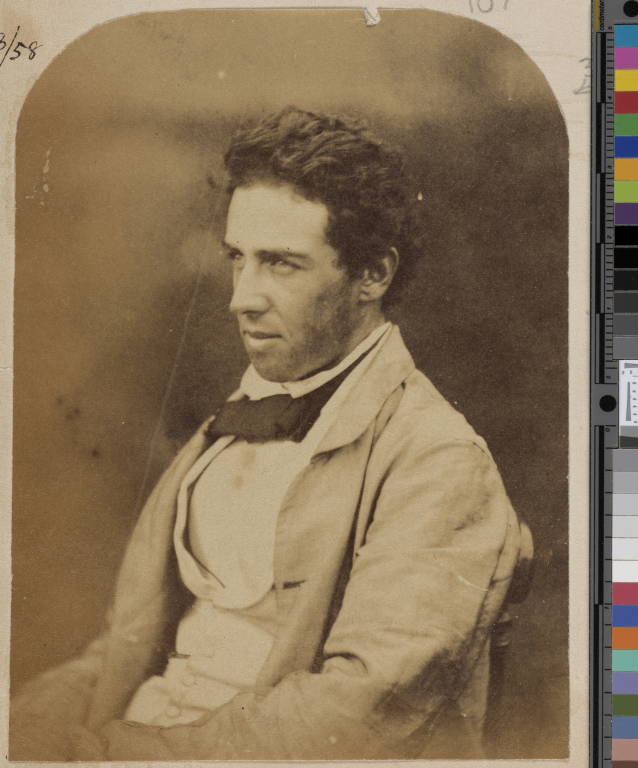
#> input picture lab/curvelf/lf02_price/src/arch/jevons.jpg, 1276 x 1536 px (shown at 1/2 size); its folder holds only this picture in this run
$ python -i look.py   (imports and definitions only)
#> lines starting #> are read from the running program, lines starting #| are printed output that depends on the picture
### lab/engine/__init__.py
"""The Curve's episode engine: everything an episode needs except its script and its scenes, so a new episode (or a
new channel) is two files, not a new pipeline. Pulled out of EP03 (lab/ep03s), which stays as it was shipped.

    lab/<ep>/script.py   LINES (id, text, say, card, air, cut, floor), FLOORS, SOURCES
    lab/<ep>/scenes.py   frame(c, t): the line art, keyed to line ids through engine.tl (and optional TRAILS, GLINTS)
    lab/<ep>/film.py     the settings (title, music marks, shorts) and engine.film.main(...)

    python3 film.py voice          # George from the ElevenLabs cache (or the API) -> build/lines.json, voice.wav
    python3 film.py lines 3 9.5    # quick line-art stills (no characters)
    python3 film.py still 3 9.5    # stills in the finished look + a contact sheet
    python3 film.py render 4       # the caption-free picture in 4 parallel slices (the feed for the shorts too)
    python3 film.py parts 8 0 4    # or in resumable waves (each its own job, under the cloud's ~30-minute limit):
    python3 film.py parts 8 4 8    #   slices 0-3, then 4-7 (finished slices are kept), then
    python3 film.py join 8         #   join them into the feed
    python3 film.py sound          # sound events, the score, the mix
    python3 film.py master         # captions over the picture + the mix -> build/<ep>.mp4
    python3 film.py shorts         # the vertical cuts -> build/shorts/*.mp4 + kit.json
    python3 film.py all 4          # voice (if needed), render, sound, master, shorts

  tl        the timeline (lines.json by id, word times), sound events, the label queue
  draw      line-art primitives: formations, morphs, chrome numbers, Big Macs, coins, figures
  look      the ASCII look: lines -> characters with true strokes, one focus, a soft glow, crisp typed labels
  captions  the 16:9 captions, word by word from George's timings
  voice     the voice build for any episode directory
  score     Mainframe (or any bed) re-cut to the film's sections
  mix       voice on top, music ducked under it, the picture's detail sounds, mastered to -14 LUFS
  shorts    9:16 cuts with hooks and big captions
  film      the command line above
"""
import os
import sys

HERE = os.path.dirname(os.path.abspath(__file__))
LAB = os.path.abspath(os.path.join(HERE, ".."))
V6 = os.path.abspath(os.path.join(LAB, "..", "a01_v6"))
for _p in (os.path.join(LAB, "voice"), os.path.join(LAB, "tools"), os.path.join(LAB, "sfx"), os.path.join(LAB, "music"), LAB, V6):
    if _p not in sys.path:
        sys.path.insert(0, _p)
os.environ.setdefault("A01V6_FONTS", os.path.join(V6, "fonts"))

### a01_v6/mograph.py
"""A01 v6 mockup: "Chrome & Marl". Calm, clean motion graphics (skia, 1080p30).

Principles: the camera barely moves; the *elements* move. Lines form things (Tron-style), then flow
into the next form (morphs) instead of cutting. Heathered marl ground, chrome hero type, turquoise
as the one accent, emerald only for gains. Every number gets several everyday perspectives.

    python3 mograph.py            # renders $A01V6_BUILD/mockup_silent.mp4 (+ events.json for the SFX)
    python3 mograph.py --still 20 # one frame at 20 s -> still_20.png
"""
import json
import math
import os
import random
import subprocess
import sys

import numpy as np
import skia

W, H, FPS = 1920, 1080, 30
DUR = 55.5
HERE = os.path.dirname(os.path.abspath(__file__))
FONTS = os.environ.get("A01V6_FONTS", os.path.join(HERE, "fonts"))
BUILD = os.environ.get("A01V6_BUILD", os.path.join(HERE, "build"))

# ---------------------------------------------------------------- tokens
def hexc(h, a=1.0):
    h = h.lstrip("#")
    return skia.Color4f(int(h[0:2], 16) / 255, int(h[2:4], 16) / 255, int(h[4:6], 16) / 255, a)


DARK, SLATE = (20, 22, 26), (27, 30, 35)          # graphite for forming, slate (with a dot grid) for explaining
ON_DARK, ON_DARK_MID, ON_DARK_SOFT = "#E9EBEE", "#C9CED6", "#8A919C"
LINE_DIM, CELL = "#3B424C", "#9AA2AD"
PANEL = ("#2A2F36", "#1F2329")                     # dark glass cards and tiles, top to bottom
TURQ, TURQ_GLOW, EMERALD = "#12B8AC", "#3FE6D8", "#12A36E"
CHROME = ["#FFFFFF", "#E4E8EC", "#A7AFBA", "#1F242B", "#5E6772", "#9FE9E2", "#EEF2F5", "#FFFFFF"]
CHROME_POS = [0.0, 0.18, 0.44, 0.50, 0.58, 0.74, 0.9, 1.0]

_TF = {}


def font(name, size):
    if name not in _TF:
        _TF[name] = skia.Typeface.MakeFromFile(os.path.join(FONTS, name + ".ttf"))
    f = skia.Font(_TF[name], size)
    f.setSubpixel(True)
    f.setEdging(skia.Font.Edging.kAntiAlias)
    return f


DISPLAY, BODY, BODY_M, MONO, MONO_M = "Michroma-400", "InterTight-400", "InterTight-500", "IBMPlexMono-400", "IBMPlexMono-500"

# ---------------------------------------------------------------- timing helpers
def clamp(x, a=0.0, b=1.0):
    return a if x < a else b if x > b else x


def seg(t, a, b):
    return clamp((t - a) / (b - a)) if b > a else float(t >= a)


# [12 lines left out: function ease, not called in this run]


def lerp(a, b, t):
    return a + (b - a) * t


EVENTS = []          # (time, kind) for the sound design; collected on the first pass only
_EV_ON = [False]


# [4 lines left out: function ev, not called in this run]


def scr_x(c, x, y=0.0):
    """Where a local point lands on screen (to pan sounds made inside transformed layers)."""
    return c.getTotalMatrix().mapXY(float(x), float(y)).x()


# scene-level sound cues (independent of what happens to be drawn on the exact frame)
CUES = [(0.2, "whoosh"), (3.4, "chime"), (4.2, "chime"), (6.2, "morph"), (11.5, "morph"), (12.6, "shimmer"),
        (14.3, "thum"), (23.2, "thock"), (29.0, "thock"), (33.4, "thock"), (42.5, "thock"), (42.6, "pierce"),
        (43.6, "decode"), (44.4, "shimmer"), (46.2, "whoosh"), (52.6, "zoom"), (52.6, "tunnel")] + [(6.9 + i / 12, "count") for i in range(11)]


# ---------------------------------------------------------------- paints
# [65 lines left out: functions stroke, fill, chrome_paint, panel_paint, glass, marl and 1 more, not called in this run]


# ---------------------------------------------------------------- geometry helpers
def poly_len(pts):
    d = np.diff(pts, axis=0)
    return np.concatenate([[0], np.cumsum(np.hypot(d[:, 0], d[:, 1]))])


# [21 lines left out: function draw_poly, not called in this run]


def arc(cx, cy, r, a0, a1, n=48):
    a = np.linspace(math.radians(a0), math.radians(a1), n)
    return np.column_stack([cx + r * np.cos(a), cy + r * np.sin(a)])


# [67 lines left out: functions rrect_pts, resample, glyph_polys, text_path, not called in this run]


def text_w(text, fnt):
    return fnt.measureText(text)


# ---------------------------------------------------------------- building blocks
ASCII = "01#%&*+=-:.<>/\\|~^"


# [133 lines left out: functions decode, type_on, counter, dimension, grid100, icon_polys and 1 more, not called in this run]


# ---------------------------------------------------------------- the Tron formation (3D line work)
def core_edges():
    """An intricate 'model core': an outer cube, an inner cube and the struts between them."""
    V = np.array([[x, y, z] for x in (-1, 1) for y in (-1, 1) for z in (-1, 1)], float)
    E = [(i, j) for i in range(8) for j in range(i + 1, 8) if np.sum(np.abs(V[i] - V[j])) == 2]
    edges = [(V[i], V[j]) for i, j in E]
    edges += [(V[i] * 0.45, V[j] * 0.45) for i, j in E]
    edges += [(V[i] * 0.45, V[i]) for i in range(8)]
    ring = [(np.array([math.cos(a), 0, math.sin(a)]) * 1.55, np.array([math.cos(b), 0, math.sin(b)]) * 1.55)
            for a, b in zip(np.linspace(0, 2 * math.pi, 24, endpoint=False), np.linspace(0, 2 * math.pi, 24, endpoint=False) + 2 * math.pi / 24)]
    return edges + ring


CORE = core_edges()


# [7 lines left out: function project, not called in this run]


def core_segments(cx, cy, s, ry):
    return np.array([[project(a, cx, cy, s, ry), project(b, cx, cy, s, ry)] for a, b in CORE])


# [52 lines left out: functions draw_formation, draw_segments, bar_segments, polys_to_segments, not called in this run]


def morph(a, b, k):
    return a + (b - a) * ease(k)


# ---------------------------------------------------------------- CDE board motifs
# [32 lines left out: functions brackets, crosshair, callout, not called in this run]


VP = (960, 300)


# [32 lines left out: function ground_grid, not called in this run]


# the ridgeline data landscape (board: the white line mountains, point-cloud terrain)
TER_X0, TER_X1, TER_N, TER_P = 300, 1620, 40, 180
PEAKS = ((780, 52.3), (1150, 66.4))
TER_SCALE, TER_BACK, TER_FRONT, TER_ROW = 5.0, 350, 850, 0.74
_TER = {}


# [95 lines left out: functions terrain_lines, draw_terrain, pin, particle_ring, not called in this run]


_HT = {}


# [48 lines left out: functions halftone, draw_halftone, iso_affine, not called in this run]


def lerp_affine(A, B, k):
    return tuple(lerp(p, q, k) for p, q in zip(A, B))


def as_matrix(A):
    return skia.Matrix.MakeAll(A[0], A[1], A[2], A[3], A[4], A[5], 0, 0, 1)


# [8 lines left out: function ring_tunnel, not called in this run]


# ---------------------------------------------------------------- scenes
N_MORPH = 132
BAR_L = (700, 830, 52.3 * 7, 130)
BAR_R = (1090, 830, 66.4 * 7, 130)


def scene_dark_base(c, t, ground):
    c.drawImage(ground["dark"], 0, 0)


# [38 lines left out: function sc1, not called in this run]


def core_final(i, t):
    cx = (680, 1240)[i]
    return core_segments(cx, 470, 120, 0.5 + 0.12 * t + i * 0.7)


def bars(i):
    x, base, h, wd = (BAR_L, BAR_R)[i]
    return bar_segments(x, base, h, wd, N_MORPH // 2)


# [28 lines left out: functions sc2, fourteen_polys, not called in this run]


F14_POLYS, F14_PATH = None, None


# [93 lines left out: functions spectral_line, chrome_14, sc3, not called in this run]


CARDS = [
    dict(tag="IF YOU'RE AT UNI", icon="cap", metric=("2:2", "2:1"), sub="DEGREE CLASS", cap="The line most graduate jobs draw.",
         t0=15.3, t_a=17.9, t_b=18.6, t_cap=19.7, grid=(52, 14), mode="fill"),
    dict(tag="IF YOU GAME", icon="pad", metric=("1 IN 2", "2 IN 3"), sub="WIN RATE", cap="A coin flip becomes two wins in three.",
         t0=22.4, t_a=23.7, t_b=26.0, t_cap=26.3, grid=(52, 14), mode="fill"),
    dict(tag="IF YOU RUN A BUSINESS", icon="shop", metric=("48", "34"), sub="MISTAKES PER 100 JOBS", cap="Almost a third fewer things to fix.",
         t0=28.2, t_a=29.6, t_b=30.3, t_cap=30.8, grid=(48, 14), mode="remove"),
    dict(tag="IF YOUR TIME IS MONEY", icon="clock", metric=("", "+7 HRS"), sub="14 FEWER DO-OVERS × 30 MIN", cap="A full working day, back.",
         t0=32.6, t_a=34.4, t_b=39.8, t_cap=40.2, grid=(52, 14), mode="fill"),
]
CARD_W, CARD_H = 820, 380
SHELF_S, SHELF_Y = 0.34, 846
SHELF_X0 = (W - (4 * CARD_W * SHELF_S + 3 * 34)) / 2


# [19 lines left out: functions card_rect, arrow, not called in this run]


GRID_X, GRID_Y, GRID_S = CARD_W - 270, 70, 230


# [44 lines left out: functions card_body, draw_card, not called in this run]


def sc4(c, t):
    for i in range(4):
        draw_card(c, i, t)


STACK_C, STACK_S, STACK_DZ = (960, 760), 0.6, 128
LAYER_LAB = ["UNI  ·  2:2 → 2:1", "GAME  ·  1 IN 2 → 2 IN 3", "BUSINESS  ·  48 → 34 MISTAKES", "TIME  ·  +7 HOURS"]


# [53 lines left out: function sc5, not called in this run]


ASCII_FIELD = None


# [34 lines left out: function ascii_fourteen, not called in this run]


TILES = [("01", "WHAT IT CAN\nDO FOR YOU", "bulb", 47.5), ("02", "WHAT IT\nCOSTS", "tag", 49.2), ("03", "HOW PEOPLE\nEARN WITH IT", "chart", 50.3)]


# [101 lines left out: functions sc6, zoom_through, frame, main, not called in this run]


# [2 lines that do not run on import are left out]

### lab/engine/look.py
"""The channel look (decided on EP03): line art turned into characters, turquoise on black. Thin strokes light
their cells; clear outlines are drawn with | / - \\ along the shape (from the structure tensor), fills step through
a ramp; a faint drifting sea of characters is cleared around the subject so the eye has one place to go; a soft
light behind the subject and a tight glow. Small labels are drawn crisp on top, typed on with a block cursor.

Accents a scene can ask for (module-level lists in scenes.py, or none):
  TRAILS = [(t0, t1)]       a phosphor persistence: moving things leave a short tail of characters
  GLINTS = [(t0, dur)]      a diagonal band of bright characters sweeps across whatever is lit
"""
import numpy as np
from scipy.ndimage import distance_transform_edt, gaussian_filter, maximum_filter, sobel

import engine  # noqa: F401  (paths)
import mograph as mg  # noqa: E402
import skia  # noqa: E402

from engine import tl  # noqa: E402

W, H, FPS = tl.W, tl.H, tl.FPS
ease, seg, lerp = mg.ease, mg.seg, mg.lerp
RAMP = " .,:;-=+*o%#@"                        # fills, from sparse to dense
EDGE = "-\\|/"                                # outlines, by the stroke's angle on screen: 0, 45 (down-right), 90, 135
CPS = 24.0                                    # labels type at 24 characters a second


class Grid:
    def __init__(self, cw, ch, font=mg.MONO_M):
        self.cw, self.ch = cw, ch
        self.cols, self.rows = W // cw, H // ch
        f = mg.font(font, ch * 1.0)
        glyphs = RAMP + EDGE
        self.atlas = np.zeros((len(glyphs), ch, cw), np.float32)
        for i, g in enumerate(glyphs):
            sf = skia.Surface(cw, ch); c = sf.getCanvas(); c.clear(skia.ColorBLACK)
            c.drawString(g, (cw - f.measureText(g)) / 2, ch * 0.8, f, skia.Paint(AntiAlias=True, Color=skia.ColorWHITE))
            self.atlas[i] = sf.makeImageSnapshot().toarray()[:, :, 1] / 255.0
        self.n_ramp = len(RAMP)


# [1 line that did not run here, left out]
# [3 lines that did not run here, left out]


# [4 lines left out: function plus, not called in this run]


def cells_to_px(m):
    return np.repeat(np.repeat(m, G.ch, 0), G.cw, 1)[..., None]


# [5 lines left out: function sea, not called in this run]


def cells(arr):
    """A frame (BGRA array) -> (field, edge): how lit each character is, and the stroke direction where the cell sits
    on a clear outline (0-3, else -1)."""
    lum = (0.2126 * arr[..., 2] + 0.7152 * arr[..., 1] + 0.0722 * arr[..., 0]) / 255.0
    L2 = lum[: G.rows * G.ch, : G.cols * G.cw].reshape(G.rows, G.ch, G.cols, G.cw)
    mean, mx = L2.mean(axis=(1, 3)), L2.max(axis=(1, 3))
    fld = np.clip((np.maximum(mean * 2.4, mx * 0.95) - 0.10) / 0.9, 0, 1) ** 0.75
    sm = gaussian_filter(lum[::2, ::2], 1.0)
    gx, gy = sobel(sm, 1), sobel(sm, 0)
    h2, w2 = G.ch // 2, G.cw // 2
    cs = lambda v: v[: G.rows * h2, : G.cols * w2].reshape(G.rows, h2, G.cols, w2).sum(axis=(1, 3))
    jxx, jyy, jxy = cs(gx * gx), cs(gy * gy), cs(gx * gy)
    tr = jxx + jyy + 1e-9
    coh = np.sqrt((jxx - jyy) ** 2 + 4 * jxy ** 2) / tr
    theta = 0.5 * np.degrees(np.arctan2(2 * jxy, jxx - jyy))
    b = np.round(((theta + 90) % 180) / 45).astype(int) % 4
    strong = (coh > 0.55) & (np.sqrt(tr / (h2 * w2)) > 0.05) & (mean < 0.5) & (mx > 0.55)
    return fld, np.where(strong, b, -1)


# [119 lines left out: functions chars, screen, glint, schedule, typed, crisp_labels and 2 more, not called in this run]


TRAIL = {"f": None, "i": None, "w": None}


# [42 lines left out: functions _trail, compose, not called in this run]

>>> import cv2
>>> picture = cv2.imread('../curvelf/lf02_price/src/arch/jevons.jpg', cv2.IMREAD_GRAYSCALE)
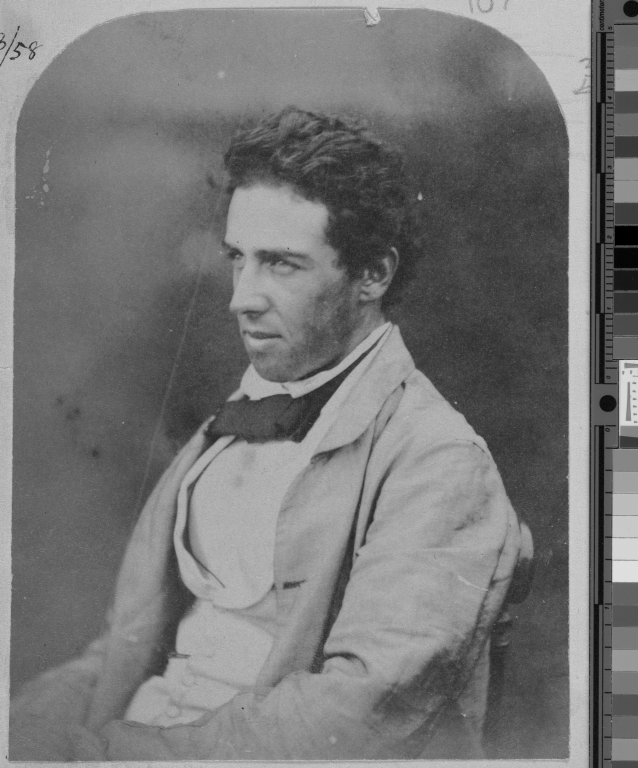
#> picture: shape (1536, 1276) (shown at 1/2 size); min 0, max 226, mean 118.4
>>> result = cells(picture)
#> in cells, `lum = (0.2126 * arr[..., 2] + 0.7152 * arr[..., 1] + 0.0722 * arr[...,..`: lum = 1536 values, max 0.8 at index 1461, min 0.207 at index 84, mean 0.693
#> (the run stopped early here; a loop or call above may not have finished)
